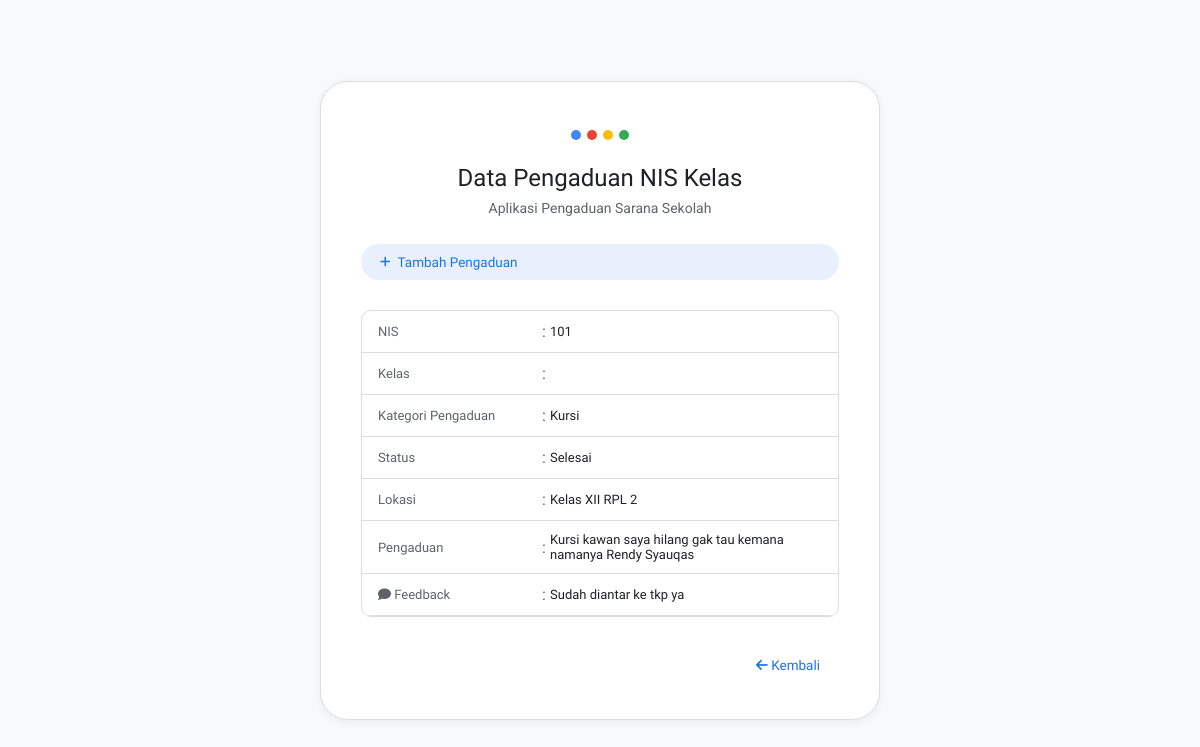
Screenshot of /detail.php?id=17 with the database file from the repository.
### tables this page shows
CREATE TABLE `input_aspirasi` (
  `id_pelaporan` int NOT NULL,
  `nis` int NOT NULL,
  `id_kategori` int NOT NULL,
  `lokasi` varchar(50) NOT NULL,
  `ket` text NOT NULL,
  `tgl_input` varchar(30) NOT NULL
);

CREATE TABLE `kategori` (
  `id_kategori` int NOT NULL,
  `ket_kategori` varchar(30) NOT NULL
);

CREATE TABLE `aspirasi` (
  `id_aspirasi` int NOT NULL,
  `id_pelaporan` int NOT NULL,
  `status` enum('Menunggu','Proses','Selesai') NOT NULL,
  `id_kategori` int NOT NULL,
  `feedback` text
);

### detail.php (the view, shortened to what this page needs)
<?php
include 'koneksi.php';
function status($status) {
    if($status == "Menunggu") {
        echo "<div class=''> Menunggu</div>";
    } else if($status == "Proses") {
        echo "<div class=''> Proses</div>";
    } else {
        echo "<div class=''> Selesai</div>";
    }
}
$id     = $_GET['id'];
$sql    =  mysqli_query($koneksi, "SELECT * FROM input_aspirasi, aspirasi, kategori WHERE
            kategori.id_kategori        = input_aspirasi.id_kategori AND
            aspirasi.id_kategori        = kategori.id_kategori      AND
            input_aspirasi.id_pelaporan = '$id' ");
$data   = mysqli_fetch_array($sql);
?>
<!DOCTYPE html>
<html lang="en">
<head>
    <link rel="stylesheet" href="fontawesome/css/all.min.css">
    <link rel="stylesheet" href="./css/sengaja.css">
</head>
<body class="login-page">
    <div>
        <form action="#" method="post" class="login-card" style="max-width:560px;">
            <div class="google-dots">
                <span style="background:#4285F4"></span>
                <span style="background:#EA4335"></span>
                <span style="background:#FBBC05"></span>
                <span style="background:#34A853"></span>
            </div>
            <h3 class="card-title">Data Pengaduan NIS <?= $_SESSION['nis'] ?> Kelas <?= $_SESSION['kelas'] ?></h3>
            <p class="card-subtitle">Aplikasi Pengaduan Sarana Sekolah</p>
            <div style="display:grid; gap:10px; margin-top:20px;">
                <a href="index.php" class="btn-add" style="margin-bottom:20px;">
                    <i class="fa fa-plus"></i> Tambah Pengaduan
                </a>
                <div style="border:1px solid #dadce0; border-radius:10px; overflow:hidden; margin-bottom:20px;">
                    <div class="divnya">
                        <span class="spannya1">NIS</span>
                        <span class="spannya2">:</span>
                        <span class="spannya3"><?= $data['nis'] ?></span>
                    </div>
                    <div class="divnya">
                        <span class="spannya1">Kelas</span>
                        <span class="spannya2">:</span>
                    </div>
                    <div class="divnya">
                        <span class="spannya1">Kategori Pengaduan</span>
                        <span class="spannya2">:</span>
                        <span class="spannya3"><?= $data['ket_kategori'] ?></span>
                    </div>
                    <div class="divnya">
                        <span class="spannya1">Status</span>
                        <span class="spannya2">:</span>
                        <span class="spannya3"><?php status($data['status']); ?></span>
                    </div>
                    <div class="divnya">
                        <span class="spannya1">Lokasi</span>
                        <span class="spannya2">:</span>
                        <span class="spannya3"><?= $data['lokasi'] ?></span>
                    </div>
                    <div class="divnya">
                        <span class="spannya1">Pengaduan</span>
                        <span class="spannya2">:</span>
                        <span class="spannya3"><?= $data['ket'] ?></span>
                    </div>
                    <div class="divnya">
                        <span class="spannya1"><i class="fa fa-comment"></i> Feedback</span>
                        <span class="spannya2">:</span>
                        <span class="spannya3">
                            <?= ($data['feedback'] == "" ? "Belum ada balasan" : $data['feedback']) ?>
                        </span>
                    </div>
                </div>
                <a href="data-pengaduan.php" class="anchor" style="text-align: end;">
                    <i class="fa fa-arrow-left"></i> Kembali
                </a>
            </div>
        </form>
    </div>
</body>
</html>

### css/sengaja.css (style rules this page uses)
:root { --google-blue: #1a73e8; --google-blue-dk: #1557b0; --google-red: #ea4335; --google-yellow: #fbbc04; --google-green: #34a853; --surface: #ffffff; --bg: #f8f9fa; --border: #dadce0; --text-primary: #202124; --text-secondary: #5f6368; --hover-bg: #f1f3f4; --active-bg: #e8f0fe; --active-color: #1a73e8; --error-bg: #fce8e6; --error-border: #f28b82; --error-color: #c5221f; }
* { box-sizing: border-box; margin: 0; padding: 0; }
body { font-family: 'Roboto', sans-serif; background: var(--bg); color: var(--text-primary); min-height: 100vh; }
body.login-page { display: flex; align-items: center; justify-content: center; }
.login-card { background: var(--surface); border: 1px solid var(--border); border-radius: 28px; padding: 48px 40px 36px; width: 100%; max-width: 400px; box-shadow: 0 2px 10px rgba(0,0,0,0.06); animation: cardIn 0.4s cubic-bezier(0.34,1.56,0.64,1) both; }
.google-dots { display: flex; justify-content: center; gap: 6px; margin-bottom: 24px; }
.google-dots span { width: 10px; height: 10px; border-radius: 50%; display: inline-block; }
.card-title { font-family: 'Google Sans', Roboto, sans-serif; font-size: 24px; font-weight: 400; color: var(--text-primary); text-align: center; margin-bottom: 8px; }
.card-subtitle { font-size: 14px; color: var(--text-secondary); text-align: center; margin-bottom: 28px; }
.btn-add { display: inline-flex; align-items: center; gap: 7px; padding: 9px 18px; font-family: 'Google Sans', sans-serif; font-size: 13.5px; font-weight: 500; color: var(--google-blue); background: var(--active-bg); border: 1px solid transparent; border-radius: 20px; text-decoration: none; transition: background 0.15s, border-color 0.15s, box-shadow 0.15s; white-space: nowrap; }
.anchor { padding: 9px 18px; font-family: 'Google Sans', sans-serif; font-size: 13.5px; font-weight: 500; color: var(--google-blue); text-align: center; border: 1px solid transparent; border-radius: 20px; text-decoration: none; transition: background 0.15s, border-color 0.15s, box-shadow 0.15s; white-space: nowrap; }
.btn-add i { font-size: 12px; }
.divnya { display:grid; grid-template-columns:160px 12px 1fr; align-items:center; padding:11px 16px; border-bottom:1px solid #dadce0; }
.spannya1 { color:#5f6368; font-family:'Google Sans',sans-serif; font-size:13px; font-weight:500; }
.spannya2 { color:#5f6368; text-align:center; }
.spannya3 { color:#202124; font-size:13px; font-family:'Google Sans',sans-serif; font-weight:500; }

### rows the page displays
input_aspirasi: nis "101", lokasi "Kelas XII RPL 2", ket "Kursi kawan saya hilang gak tau kemana namanya Rendy Syauqas"
kategori: ket_kategori "Kursi"
aspirasi: feedback "Sudah diantar ke tkp ya"
